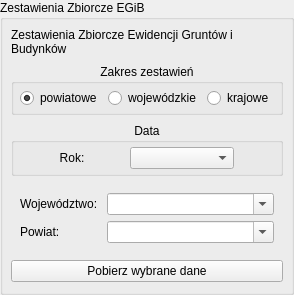
         <widget class="QgsCollapsibleGroupBox" name="egib_excel_groupBox">
          <property name="toolTip">
           <string />
          </property>
          <property name="title">
           <string>Zestawienia Zbiorcze EGiB</string>
          </property>
          <property name="collapsed">
           <bool>true</bool>
          </property>
          <property name="saveCollapsedState">
           <bool>false</bool>
          </property>
          <layout class="QVBoxLayout" name="verticalLayout_11">
           <property name="leftMargin">
            <number>8</number>
           </property>
           <property name="topMargin">
            <number>8</number>
           </property>
           <property name="rightMargin">
            <number>8</number>
           </property>
           <property name="bottomMargin">
            <number>10</number>
           </property>
           <property name="spacing">
            <number>8</number>
           </property>
           <item>
            <widget class="QLabel" name="label_47">
             <property name="text">
              <string>Zestawienia Zbiorcze Ewidencji Gruntów i Budynków</string>
             </property>
             <property name="role" stdset="0">
              <string notr="true">hint</string>
             </property>
             <property name="wordWrap">
              <bool>true</bool>
             </property>
            </widget>
           </item>
           <item>
            <widget class="QGroupBox" name="groupBox_12">
             <property name="title">
              <string>Zakres zestawień</string>
             </property>
             <property name="alignment">
              <set>Qt::AlignHCenter|Qt::AlignTop</set>
             </property>
             <layout class="QHBoxLayout" name="horizontalLayout_13">
              <property name="leftMargin">
               <number>6</number>
              </property>
              <property name="topMargin">
               <number>4</number>
              </property>
              <property name="rightMargin">
               <number>6</number>
              </property>
              <property name="bottomMargin">
               <number>4</number>
              </property>
              <item alignment="Qt::AlignHCenter|Qt::AlignVCenter">
               <widget class="QRadioButton" name="powiat_egib_excel_rdbtn">
                <property name="text">
                 <string>powiatowe</string>
                </property>
                <property name="checked">
                 <bool>true</bool>
                </property>
               </widget>
              </item>
              <item alignment="Qt::AlignHCenter|Qt::AlignVCenter">
               <widget class="QRadioButton" name="wojew_egib_excel_rdbtn">
                <property name="text">
                 <string>wojewódzkie</string>
                </property>
               </widget>
              </item>
              <item alignment="Qt::AlignHCenter|Qt::AlignVCenter">
               <widget class="QRadioButton" name="kraj_egib_excel_rdbtn">
                <property name="text">
                 <string>krajowe</string>
                </property>
               </widget>
              </item>
             </layout>
            </widget>
           </item>
           <item>
            <widget class="QGroupBox" name="groupBox_13">
             <property name="title">
              <string>Data</string>
             </property>
             <property name="alignment">
              <set>Qt::AlignHCenter|Qt::AlignTop</set>
             </property>
             <layout class="QHBoxLayout" name="horizontalLayout_14">
              <property name="leftMargin">
               <number>6</number>
              </property>
              <property name="topMargin">
               <number>4</number>
              </property>
              <property name="rightMargin">
               <number>6</number>
              </property>
              <property name="bottomMargin">
               <number>4</number>
              </property>
              <item>
               <spacer name="horizontalSpacer">
                <property name="orientation">
                 <enum>Qt::Horizontal</enum>
                </property>
                <property name="sizeType">
                 <enum>QSizePolicy::Preferred</enum>
                </property>
                <property name="sizeHint" stdset="0">
                 <size>
                  <width>0</width>
                  <height>0</height>
                 </size>
                </property>
               </spacer>
              </item>
              <item>
               <widget class="QLabel" name="label_24">
                <property name="sizePolicy">
                 <sizepolicy hsizetype="Preferred" vsizetype="Preferred">
                  <horstretch>0</horstretch>
                  <verstretch>0</verstretch>
                 </sizepolicy>
                </property>
                <property name="text">
                 <string>Rok:</string>
                </property>
                <property name="alignment">
                 <set>Qt::AlignCenter</set>
                </property>
               </widget>
              </item>
              <item>
               <widget class="QComboBox" name="egib_excel_dateEdit_comboBox" />
              </item>
              <item>
               <spacer name="horizontalSpacer_2">
                <property name="orientation">
                 <enum>Qt::Horizontal</enum>
                </property>
                <property name="sizeType">
                 <enum>QSizePolicy::Preferred</enum>
                </property>
                <property name="sizeHint" stdset="0">
                 <size>
                  <width>40</width>
                  <height>20</height>
                 </size>
                </property>
               </spacer>
              </item>
             </layout>
            </widget>
           </item>
           <item>
            <widget class="QWidget" name="widget_5" native="true">
             <layout class="QFormLayout" name="formLayout_11">
              <item row="0" column="0">
               <widget class="QLabel" name="label_26">
                <property name="text">
                 <string>Województwo: </string>
                </property>
               </widget>
              </item>
              <item row="0" column="1">
               <widget class="QComboBox" name="egib_excel_wojewodztwo_cmbbx">
                <property name="editable">
                 <bool>true</bool>
                </property>
                <item>
                 <property name="text">
                  <string />
                 </property>
                </item>
               </widget>
              </item>
              <item row="1" column="0">
               <widget class="QLabel" name="label_27">
                <property name="text">
                 <string>Powiat: </string>
                </property>
               </widget>
              </item>
              <item row="1" column="1">
               <widget class="QComboBox" name="egib_excel_powiat_cmbbx">
                <property name="editable">
                 <bool>true</bool>
                </property>
               </widget>
              </item>
             </layout>
            </widget>
           </item>
           <item>
            <widget class="QPushButton" name="egib_excel_selected_btn">
             <property name="text">
              <string>Pobierz wybrane dane</string>
             </property>
             <property name="cursor">
              <cursorShape>PointingHandCursor</cursorShape>
             </property>
             <property name="icon">
              <iconset>
               <normaloff>../images/download.svg</normaloff>../images/download.svg</iconset>
             </property>
             <property name="role" stdset="0">
              <string notr="true">primary</string>
             </property>
            </widget>
           </item>
          </layout>
         </widget>
